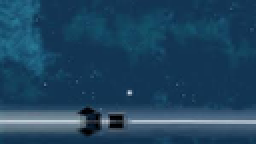
%> input picture document/灰度图像隐藏/2.png, 128 x 72 px, shrunk from 300 x 168 before the run (shown 2 times larger)
$ octave merge2.m   (GNU Octave 9; MATLAB toolbox functions it lacks are replaced by stand-ins)
%> lines starting %> are read from the running program, lines starting %| are printed output that depends on the picture
### document/灰度图像隐藏/Find8bits.m
% Find8bits.m
function [y7,y6,y5,y4,y3,y2,y1,y0]=Find8bits(Data)
y0=mod(Data,2);
y7=fix(Data/128);Data=Data-y7*128;
y6=fix(Data/64); Data=Data-y6*64;
y5=fix(Data/32); Data=Data-y5*32;
y4=fix(Data/16); Data=Data-y4*16;
y3=fix(Data/8);  Data=Data-y3*8;
y2=fix(Data/4);  Data=Data-y2*4;
y1=fix(Data/2);  Data=Data-y1*2;
end

### document/灰度图像隐藏/FindNotZero.m
% FindNotZero.m
%找出第一个不为零的数位 从最高位(第八位)开始
function posNzreo=FindNotZero(y7,y6,y5,y4,y3,y2,y1,y0)
if y7~=0      posNzreo=8;
elseif y6~=0  posNzreo=7;
elseif y5~=0  posNzreo=6;
elseif y4~=0  posNzreo=5;
elseif y3~=0  posNzreo=4;
elseif y2~=0  posNzreo=3;
elseif y1~=0  posNzreo=2;
else          posNzreo=1;
end
end

### document/灰度图像隐藏/bin2dec_trans.m
% bin2dec_trans.m
% 二进制转十进制
function Data=bin2dec_trans(y7,y6,y5,y4,y3,y2,y1,y0)
   Data=y7*128+y6*64+y5*32+y4*16+y3*8+y2*4+y1*2+y0;
end

### document/灰度图像隐藏/merge2.m
% main_merge2.m
% 各通道肉眼可接受位差
yr = 4;
yg = 5;
yb = 3;

% 读取原图
Img = imread('C:\Users\admin\Desktop\test\2.png');
%> Img is the input picture: size 72x128x3 uint8; mean R, G, B 30.8, 68.4, 95.6
figure;imshow(Img,[]);title('原图');

% 读取待隐藏的图
Imgmark = imread('C:\Users\admin\Desktop\test\3.png');
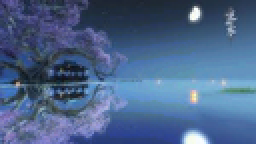
%> input picture document/灰度图像隐藏/3.png, 128 x 72 px, shrunk from 300 x 168 before the run (shown 2 times larger)
%> Imgmark is the input picture: size 72x128x3 uint8; mean R, G, B 74.3, 100, 138

% 转为灰度图
Imgmark = rgb2gray(Imgmark);
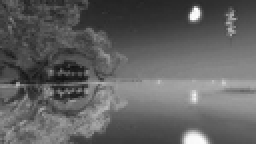
%> Imgmark: size 72x128 uint8 (shown 2 times larger); min 18, max 254, mean 96.6
figure;imshow(Imgmark,[]);title('待隐藏的图');
Imgmark = double(Imgmark);
%> Imgmark: size 72x128 double
[markm, markn] = size(Imgmark);
%> markm = 72; markn = 128
% 将灰度图的二维数组转成一列
Imgmarkline = Imgmark(:);

% 这一列再转化为更长的一列，二进制八位表示
Imgmarklinebin = zeros(markm*markn*8,1);
for ii = 1 : markm*markn
    [Imgmarklinebin(8*ii-7), Imgmarklinebin(8*ii-6), Imgmarklinebin(8*ii-5), Imgmarklinebin(8*ii-4), Imgmarklinebin(8*ii-3),...
        Imgmarklinebin(8*ii-2), Imgmarklinebin(8*ii-1), Imgmarklinebin(8*ii)] = Find8bits(Imgmarkline(ii));
end
%> this loop made 9216 passes
%> (y0 in Find8bits, y7 in Find8bits, Data in Find8bits, y6 in Find8bits, y5 in Find8bits, y4 in Find8bits, y3 in Find8bits, y2 in Find8bits) on passes 1 to 3: (0, 0, 0, 0, 1, 1, 1, 0), (1, 0, 1, 0, 1, 1, 0, 1), (0, 0, 0, 1, 0, 0, 0, 0)

%%
% 获得RGB各通道分量图
Img = double(Img);
%> Img: size 72x128x3 double
ImgR = Img(:,:,1);
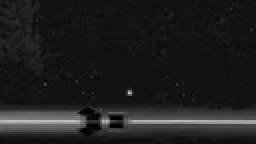
%> ImgR: size 72x128 double (shown 2 times larger); min 0, max 194, mean 30.8
ImgG = Img(:,:,2);
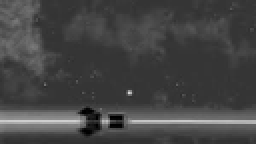
%> ImgG: size 72x128 double (shown 2 times larger); min 0, max 214, mean 68.4
ImgB = Img(:,:,3);
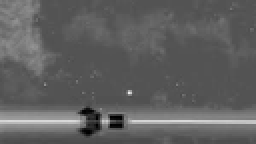
%> ImgB: size 72x128 double (shown 2 times larger); min 0, max 235, mean 95.6
% 嵌入
% 对于红色通道
embedNumsed = 0; % 已嵌入个数
[M, N, Z] = size(Img);
y = zeros(8, 1);
flag = 0; % 辅助跳出的标志

ImgRline = ImgR(:); % 转换为一列
ImgRlineNew = ImgRline; % 嵌入后
for ii = 1 : M*N
    if flag == 1 % 跳出外层循环
       break;
    end

    [y(8), y(7), y(6), y(5), y(4), y(3), y(2), y(1)] = Find8bits(ImgRline(ii));
    posNzreo = FindNotZero(y(8), y(7), y(6), y(5), y(4), y(3), y(2), y(1));
    embedNums = posNzreo - yr; % 能嵌入的个数
    if  embedNums > 0 %符合嵌入条件
        for jj = 1 : embedNums
            embedNumsed = embedNumsed + 1; % 已嵌入个数
            if embedNumsed > markm*markn*8 % 嵌入完成
               flag = 1; % 设置标识，使外层循环也跳出
               break;
            end

            y(jj) = Imgmarklinebin(embedNumsed);% 嵌入
        end
    end
    ImgRlineNew(ii) = bin2dec_trans(y(8), y(7), y(6), y(5), y(4), y(3), y(2), y(1));% 嵌入后的
end
ImgR2 = reshape(ImgRlineNew, [M, N]);


% 对于G通道
ImgGline = ImgG(:); % 转换为一列
ImgGlineNew = ImgGline; % 嵌入后
for ii = 1 : M*N
    if flag == 1 % 跳出外层循环
       break;
    end

    [y(8), y(7), y(6), y(5), y(4), y(3), y(2), y(1)] = Find8bits(ImgGline(ii));
    posNzreo = FindNotZero(y(8), y(7), y(6), y(5), y(4), y(3), y(2), y(1));
    embedNums = posNzreo-yg; % 能嵌入的个数
    if  embedNums > 0 % 符合嵌入条件
        for jj = 1 : embedNums
            embedNumsed = embedNumsed + 1; % 已嵌入个数
            if embedNumsed > markm*markn*8 % 嵌入完成
               flag = 1; % 设置标识，使外层循环也跳出
               break;
            end

            y(jj) = Imgmarklinebin(embedNumsed); % 嵌入
        end
    end
    ImgGlineNew(ii) = bin2dec_trans(y(8), y(7), y(6), y(5), y(4), y(3), y(2), y(1)); % 嵌入后的
end
ImgG2 = reshape(ImgGlineNew, [M, N]);

% 对于B通道
ImgBline = ImgB(:); % 转换为一列
ImgBlineNew = ImgBline; % 嵌入后
for ii = 1 : M*N
    if flag == 1 % 跳出外层循环
       break;
    end

    [y(8), y(7), y(6), y(5), y(4), y(3), y(2), y(1)] = Find8bits(ImgBline(ii));
    posNzreo = FindNotZero(y(8), y(7), y(6), y(5), y(4), y(3), y(2), y(1));
    embedNums = posNzreo - yb; % 能嵌入的个数
    if  embedNums > 0 % 符合嵌入条件
        for jj = 1 : embedNums
            embedNumsed = embedNumsed + 1; % 已嵌入个数
            if embedNumsed > markm*markn*8 % 嵌入完成
               flag = 1; % 设置标识，使外层循环也跳出
               break;
            end

            y(jj) = Imgmarklinebin(embedNumsed); % 嵌入
        end
    end
    ImgBlineNew(ii) = bin2dec_trans(y(8), y(7), y(6), y(5), y(4), y(3), y(2), y(1)); % 嵌入后的
end
ImgB2 = reshape(ImgBlineNew, [M, N]);

ImgNew = zeros(M, N, Z);
ImgNew(:,:,1) = ImgR2;
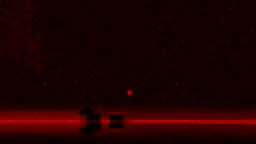
%> ImgNew: size 72x128x3 double (shown 2 times larger); mean R, G, B 30.8, 0, 0
ImgNew(:,:,2) = ImgG2;
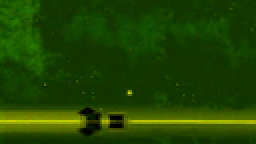
%> ImgNew: size 72x128x3 double (shown 2 times larger); mean R, G, B 30.8, 68.3, 0
ImgNew(:,:,3) = ImgB2;

figure;imshow(uint8(ImgNew),[]);title('合并后的图片');
imwrite(uint8(ImgNew), 'C:\Users\admin\Desktop\test\4.png'); % 保存图片
